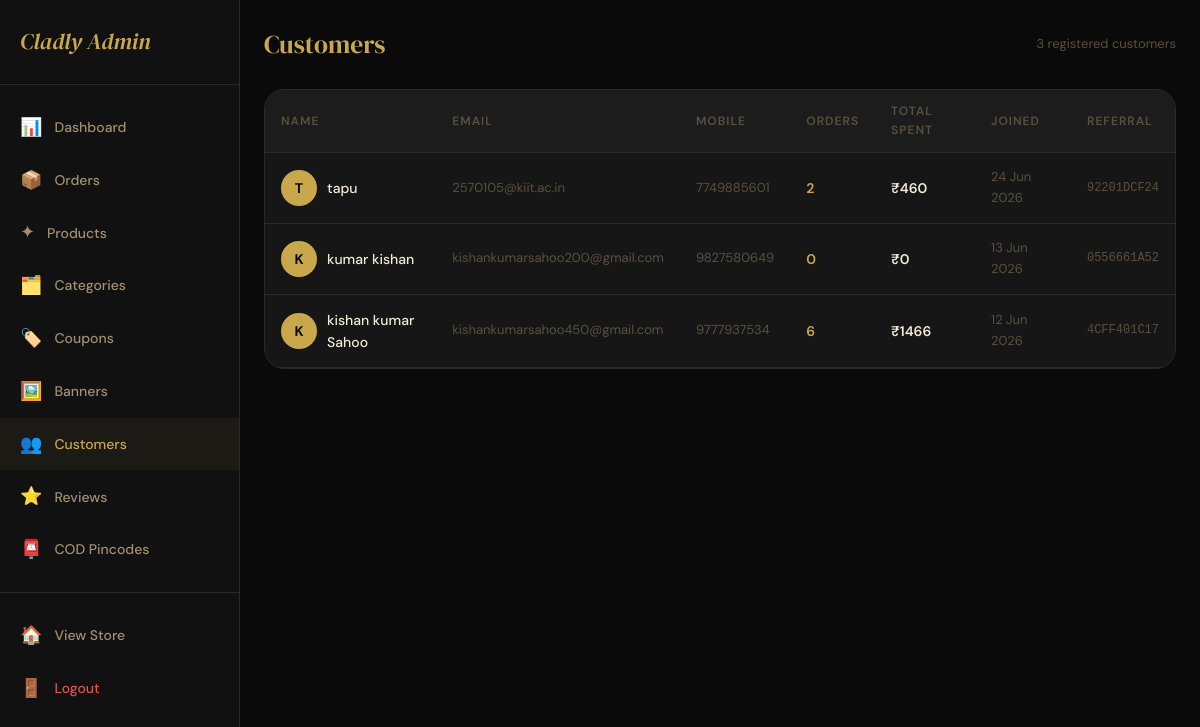
Page /admin-panel/customers/ (signed in) on the committed database.
### store/models.py (models this page shows, shortened)
class User(AbstractBaseUser, PermissionsMixin):
    full_name = models.CharField(max_length=150)
    email = models.EmailField(unique=True)
    mobile = models.CharField(max_length=15, unique=True, null=True, blank=True)
    is_active = models.BooleanField(default=True)
    is_staff = models.BooleanField(default=False)
    date_joined = models.DateTimeField(default=timezone.now)
    profile_image = models.ImageField(upload_to='profiles/', null=True, blank=True)
    referral_code = models.CharField(max_length=20, unique=True, blank=True)
    referred_by = models.ForeignKey('self', null=True, blank=True, on_delete=models.SET_NULL, related_name='referrals')
    referral_credits = models.DecimalField(max_digits=10, decimal_places=2, default=0)
    USERNAME_FIELD = 'email'
    REQUIRED_FIELDS = ['full_name']
    objects = UserManager()

### store/views.py (the view)
# urls.py: path('admin-panel/customers/', views.admin_customers, name='admin_customers'),
@user_passes_test(is_admin, login_url='/login/')
def admin_customers(request):
    customers = User.objects.filter(is_staff=False).annotate(
        order_count=Count('orders'),
        total_spend=Sum('orders__grand_total'),
    ).order_by('-date_joined')
    return render(request, 'store/admin/customers.html', {'customers': customers})

### store/context_processors.py (called while the page is built)
def cart_wishlist_count(request):
    cart_count = 0
    wishlist_count = 0
    notif_count = 0
    if request.user.is_authenticated:
        cart_count = Cart.objects.filter(user=request.user).count()
        wishlist_count = Wishlist.objects.filter(user=request.user).count()
        notif_count = Notification.objects.filter(user=request.user, is_read=False).count()
    else:
        session_key = request.session.session_key
        if session_key:
            cart_count = Cart.objects.filter(session_key=session_key).count()
    return {
        'cart_count': cart_count,
        'wishlist_count': wishlist_count,
        'notif_count': notif_count,
    }

def categories_list(request):
    categories = Category.objects.filter(is_active=True).order_by('order', 'name')
    return {'nav_categories': categories}

### store/views.py (called while the page is built)
def is_admin(user):
    return user.is_authenticated and user.is_staff

### store/templates/store/admin/customers.html (shortened to what this page needs)
{% extends 'store/admin/base_admin.html' %}
{% block admin_content %}
<div class="admin-header">
  <div class="admin-page-title">Customers</div>
  <div style="font-size:13px;color:var(--text-muted);">{{ customers|length }} registered customers</div>
</div>
<div class="table-wrap">
  <table class="data-table">
    <thead><tr><th>Name</th><th>Email</th><th>Mobile</th><th>Orders</th><th>Total Spent</th><th>Joined</th><th>Referral</th></tr></thead>
    <tbody>
      {% for customer in customers %}
        <tr>
          <td>
            <div style="display:flex;align-items:center;gap:10px;">
              <div style="width:36px;height:36px;border-radius:50%;background:var(--gold);color:var(--black);display:flex;align-items:center;justify-content:center;font-weight:700;font-size:14px;flex-shrink:0;">
                {{ customer.full_name|first|upper }}
              </div>
              <span style="font-weight:500;">{{ customer.full_name }}</span>
            </div>
          </td>
          <td style="color:var(--text-muted);font-size:13px;">{{ customer.email }}</td>
          <td style="color:var(--text-muted);font-size:13px;">{{ customer.mobile|default:"—" }}</td>
          <td style="color:var(--gold);font-weight:600;">{{ customer.order_count }}</td>
          <td style="font-weight:600;">₹{{ customer.total_spend|floatformat:0|default:"0" }}</td>
          <td style="color:var(--text-muted);font-size:13px;">{{ customer.date_joined|date:"d M Y" }}</td>
          <td style="font-family:monospace;font-size:12px;color:var(--text-muted);">{{ customer.referral_code }}</td>
        </tr>
      {% empty %}
        <tr><td colspan="7" style="text-align:center;padding:40px;color:var(--text-muted);">No customers yet.</td></tr>
      {% endfor %}
    </tbody>
  </table>
</div>
{% endblock %}

### store/static/store/css/main.css (style rules this page uses)
:root { --gold: #C9A84C; --gold-light: #E8C96A; --gold-dark: #A07830; --gold-pale: #F5EDD6; --black: #0A0A0A; --black-soft: #111111; --black-card: #161616; --surface: #1C1C1C; --border: #2A2A2A; --border-gold: rgba(201,168,76,0.25); --text-primary: #F0EAD6; --text-secondary: #A09070; --text-muted: #5A5040; --white: #FFFFFF; --error: #E05050; --success: #50B878; --warning: #E0A050; --font-display: 'DM Serif Display', 'Playfair Display', Georgia, serif; --font-body: 'DM Sans', system-ui, sans-serif; --radius-sm: 6px; --radius: 12px; --radius-lg: 20px; --radius-xl: 32px; --shadow-gold: 0 4px 24px rgba(201,168,76,0.15); --shadow-deep: 0 8px 40px rgba(0,0,0,0.6); --shadow-card: 0 2px 16px rgba(0,0,0,0.4); --transition: 0.3s cubic-bezier(0.4, 0, 0.2, 1); }
body, .navbar, .category-nav, .product-card, .cart-item, .form-card, .checkout-section, .admin-sidebar, .stat-card, .table-wrap, footer.footer { transition: background-color 0.3s ease, border-color 0.3s ease, color 0.3s ease; }
*, *::before, *::after { box-sizing: border-box; margin: 0; padding: 0; }
html { scroll-behavior: smooth; -webkit-text-size-adjust: 100%; }
body { font-family: var(--font-body); background: var(--black); color: var(--text-primary); font-size: 15px; line-height: 1.6; overflow-x: hidden; }
.admin-header { display: flex; justify-content: space-between; align-items: center; margin-bottom: 24px; }
.admin-page-title { font-family: var(--font-display); font-size: 1.6rem; color: var(--gold); }
.data-table { width: 100%; border-collapse: collapse; }
.data-table th { background: var(--surface); padding: 12px 16px; text-align: left; font-size: 12px; color: var(--text-muted); font-weight: 600; text-transform: uppercase; letter-spacing: 1px; border-bottom: 1px solid var(--border); }
.data-table td { padding: 14px 16px; border-bottom: 1px solid var(--border); font-size: 14px; vertical-align: middle; }
.table-wrap { background: var(--black-card); border: 1px solid var(--border); border-radius: var(--radius-lg); overflow: hidden; overflow-x: auto; }

### rows in the picture
User: full_name|first "T", full_name "tapu", email "2570105@kiit.ac.in", mobile "7749885601", order_count "2", total_spend "460", date_joined "24 Jun 2026", referral_code "92201DCF24"
User: full_name|first "K", full_name "kumar kishan", email "kishankumarsahoo200@gmail.com", mobile "9827580649", order_count "0", total_spend "0", date_joined "13 Jun 2026", referral_code "0556661A52"
User: full_name|first "K", full_name "kishan kumar Sahoo", email "kishankumarsahoo450@gmail.com", mobile "9777937534", order_count "6", total_spend "1466", date_joined "12 Jun 2026", referral_code "4CFF401C17"

### other values in the picture
{{ customers|length }} "3"
